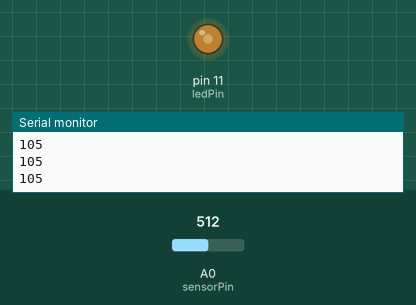
Simulated run of this sketch. Board: Arduino Uno, built with avr-gcc and run on an emulated ATmega328P. On the bench: output pins drawn as LEDs (lit = HIGH), the last lines printed to the serial monitor. The inputs (shaded band) are chosen by the test bench; at power-on: A0 (sensorPin) = 512.

Above: at 1.3 s.
1.4 s: A0 (sensorPin) set to 716
At 3.0 s:
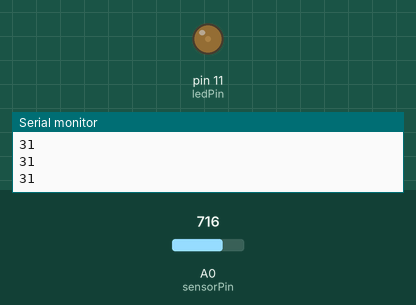
3.5 s: A0 (sensorPin) set to 306
At 4.5 s:
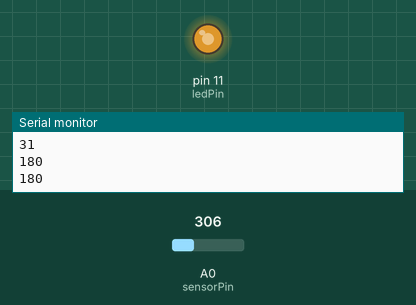
5.5 s: A0 (sensorPin) set to 122
At 7.3 s:
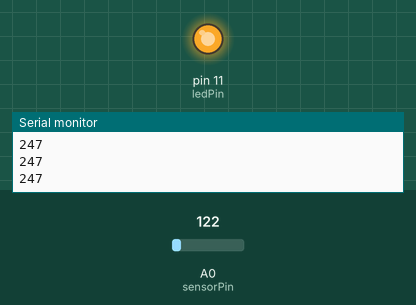
Timing chart, 0 to 8.8 s (numbered marks = the images above; inputs shaded):
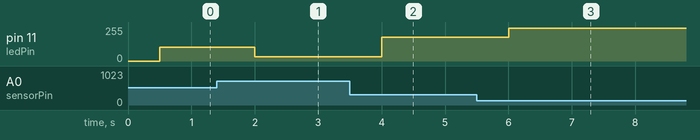

The sketch:

lrd.ino
```cpp
int sensorPin = 0;
int ledPin = 11;
int ledLevel = 0;
int inputValue;

void setup() {
  analogReference(DEFAULT);
  Serial.begin(9600);
  pinMode(ledPin,OUTPUT);
}

void loop() {
  inputValue = analogRead(sensorPin);
  inputValue = constrain(inputValue , 100 ,850);
  ledLevel = map(inputValue,100,800,255,0);
  Serial.println(ledLevel);
  delay(500);
  if(inputValue > 800) ledLevel = 0;
  analogWrite(ledPin,ledLevel);
}
```

Measured:
- after the input at 1.4 s, pin 11 (ledPin): 105/255 → 31/255 after 0.60 s
- after the input at 3.5 s, pin 11 (ledPin): 31/255 → 180/255 after 0.50 s
- after the input at 5.5 s, pin 11 (ledPin): 180/255 → 247/255 after 0.50 s
